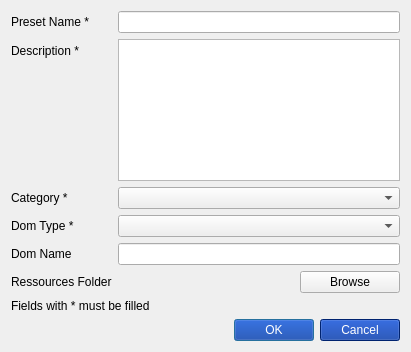
<?xml version="1.0" encoding="UTF-8"?>
<ui version="4.0">
 <class>ModifyPresetDialog</class>
 <widget class="QDialog" name="ModifyPresetDialog">
  <property name="geometry">
   <rect>
    <x>0</x>
    <y>0</y>
    <width>411</width>
    <height>352</height>
   </rect>
  </property>
  <property name="windowTitle">
   <string>Dialog</string>
  </property>
  <layout class="QGridLayout" name="gridLayout">
   <item row="0" column="0">
    <layout class="QVBoxLayout" name="verticalLayout">
     <item>
      <layout class="QFormLayout" name="formLayout">
       <item row="0" column="0">
        <widget class="QLabel" name="presetName_label">
         <property name="text">
          <string>Preset Name *</string>
         </property>
        </widget>
       </item>
       <item row="1" column="0">
        <widget class="QLabel" name="descriptionLabel">
         <property name="text">
          <string>Description *</string>
         </property>
        </widget>
       </item>
       <item row="3" column="0">
        <widget class="QLabel" name="domTypeLabel">
         <property name="text">
          <string>Dom Type *</string>
         </property>
        </widget>
       </item>
       <item row="4" column="0">
        <widget class="QLabel" name="domNameLabel">
         <property name="text">
          <string>Dom Name</string>
         </property>
        </widget>
       </item>
       <item row="0" column="1">
        <widget class="QLineEdit" name="presetNameLineEdit">
         <property name="maxLength">
          <number>300</number>
         </property>
        </widget>
       </item>
       <item row="1" column="1">
        <widget class="QTextEdit" name="description_textEdit"/>
       </item>
       <item row="4" column="1">
        <widget class="QLineEdit" name="domNameLineEdit">
         <property name="maxLength">
          <number>200</number>
         </property>
        </widget>
       </item>
       <item row="3" column="1">
        <widget class="QComboBox" name="domType_comboBox"/>
       </item>
       <item row="2" column="0">
        <widget class="QLabel" name="categoryLabel">
         <property name="text">
          <string>Category *</string>
         </property>
        </widget>
       </item>
       <item row="2" column="1">
        <widget class="QComboBox" name="categoryComboBox"/>
       </item>
       <item row="5" column="0">
        <widget class="QLabel" name="locationLabel">
         <property name="text">
          <string>Ressources Folder</string>
         </property>
        </widget>
       </item>
       <item row="5" column="1">
        <layout class="QHBoxLayout" name="horizontalLayout">
         <item>
          <widget class="QLabel" name="fullLocationLabel">
           <property name="text">
            <string/>
           </property>
          </widget>
         </item>
         <item>
          <widget class="QPushButton" name="browseButton">
           <property name="maximumSize">
            <size>
             <width>100</width>
             <height>16777215</height>
            </size>
           </property>
           <property name="text">
            <string>Browse</string>
           </property>
          </widget>
         </item>
        </layout>
       </item>
      </layout>
     </item>
     <item>
      <widget class="QLabel" name="fieldFilledLabel">
       <property name="text">
        <string>Fields with * must be filled</string>
       </property>
      </widget>
     </item>
    </layout>
   </item>
   <item row="1" column="0">
    <widget class="QDialogButtonBox" name="buttonBox">
     <property name="styleSheet">
      <string notr="true">QPushButton {
	background-color: rgb(0, 49, 156);
	color: white;
}

QPushButton:pressed {
	background-color: rgb(74,75,180);
}

</string>
     </property>
     <property name="orientation">
      <enum>Qt::Horizontal</enum>
     </property>
     <property name="standardButtons">
      <set>QDialogButtonBox::Cancel|QDialogButtonBox::Ok</set>
     </property>
    </widget>
   </item>
  </layout>
 </widget>
 <resources/>
 <connections>
  <connection>
   <sender>buttonBox</sender>
   <signal>accepted()</signal>
   <receiver>ModifyPresetDialog</receiver>
   <slot>accept()</slot>
   <hints>
    <hint type="sourcelabel">
     <x>248</x>
     <y>254</y>
    </hint>
    <hint type="destinationlabel">
     <x>157</x>
     <y>274</y>
    </hint>
   </hints>
  </connection>
  <connection>
   <sender>buttonBox</sender>
   <signal>rejected()</signal>
   <receiver>ModifyPresetDialog</receiver>
   <slot>reject()</slot>
   <hints>
    <hint type="sourcelabel">
     <x>316</x>
     <y>260</y>
    </hint>
    <hint type="destinationlabel">
     <x>286</x>
     <y>274</y>
    </hint>
   </hints>
  </connection>
 </connections>
</ui>
